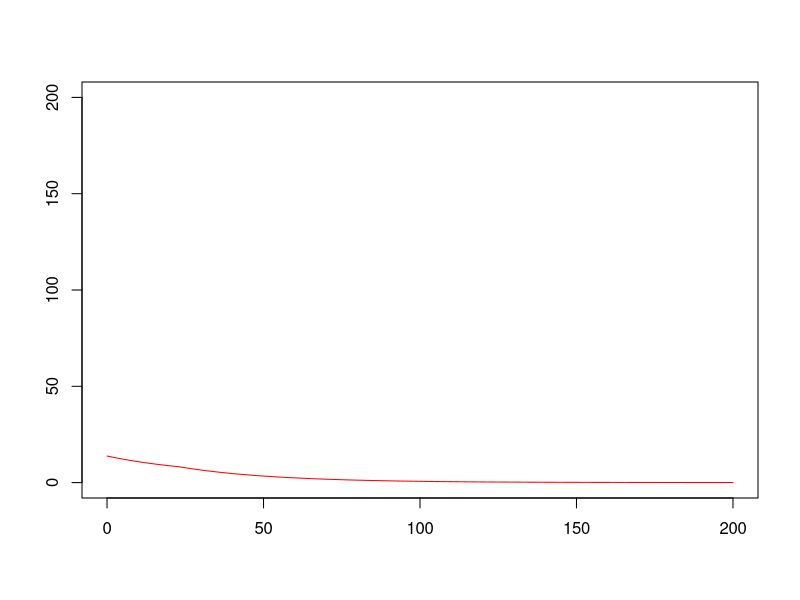

Reproduce this figure in R. (Note: this script raises an error after producing the figure.)
# "Modified Gauss-Newton algorithm" to fit endoderm GRN Tier model to transcriptomics data
# From "Recursive feedforward loops govern robust cell fate lockdown during C. elegans embryogenesis"
# by Chee Kiang Ewe, Erica M. Sommermann, Josh Kenchel, Sagen E. Flowers, Morris F. Maduro, and Joel H. Rothman
# UC Santa Barbara, UC Riverside, and UC Los Angeles
# Updated 13 March 2022 by Josh Kenchel
# jkenchel#ucsb.edu

# *** Recommended to run in R STUDIO to keep all plots in one window. ***
# Program takes parameter guesses, changes some parameter values randomly, runs model,
# calculates sum of squared differences, and keeps new values if less than previous sum of squares.
# Program iterates nGen times, changing parameter values with probability mu.
# New parameter values are drawn from normal distribution with mean of current value and SD of mutationSD multiplied by current value.

# IF RUNNING PROGRAM FOR FIRST TIME:
#   It should be okay to run as-is.
# IF ITERATING ON PREVIOUSLY EVOLVED VALUES STORED IN bestParamGuesses IN THE WORKSPACE:
# set this value to TRUE
iterating <- FALSE

#Sets least squares value to Infinite if this is the first time running the program in this workspace
if(!iterating){
  leastSquares <- Inf
}

# Settings for evolution (fitting) of model parameters
nGen <- 1000 #number of generations (cycles)
mu <- 0.05 #probability that a parameter gets mutated to a new value

# Given mutation, the standard deviation (as a percent of current value) of the normal distribution
# with mean of the current value from which to draw a new value
mutationSD <- 0.1

# Parameter names described in the supplementary text and files
paramNames <- c("delta", #Native degradation rate
                "a1", #SKN-1 activation of med-2
                "a2", #SKN-1 activation of med-1
                "a3", #SKN-1 activation of end-3
                "a4", #SKN-1 activation of end-1
                "a6", #MED-2 activation of end-3
                "a17", #MED-2 activation of end-1
                "a7", #MED-1 activation of end-3
                "a8", #MED-1 activation of end-1
                "a9", #POP-1 activation of end-3
                "a10", #POP-1 activation of end-1
                "a12", #END-3 activation of elt-7
                "a13", #END-1 activation of elt-7
                "a14", #END-3 activation of elt-2
                "a15", #END-1 activation of elt-2
                "f1", #ELT-7 feedback
                "f2", #ELT-2 feedback
                "theta1", #Threshold required for ELT-7 feedback (ppm)
                "theta2", #Threshold required for ELT-2 feedback (ppm)
                "tau") #Transcription-activation delay (min)

# Parameter values used in the paper and listed in the supplementary file
bestParams <- c(
  3.278295e-02, #delta, Native degradation rate
  4.666656e-03, #a1, SKN-1 activation of med-2
  3.789606e-02, #a2, SKN-1 activation of med-1
  2.546014e-02, #a3, SKN-1 activation of end-3
  7.088873e-18, #a4, SKN-1 activation of end-1
  3.473743e-02, #a6, MED-2 activation of end-3
  4.436445e-18, #a17, MED-2 activation of end-1
  2.181668e-17, #a7, MED-1 activation of end-3
  2.048436e-01, #a8, MED-1 activation of end-1
  7.410022e-02, #a9, POP-1 activation of end-3
  8.742976e-17, #a10, POP-1 activation of end-1
  1.074840e-01, #a12, END-3 activation of elt-7
  1.559075e-17, #a13, END-1 activation of elt-7
  2.219584e-18, #a14, END-3 activation of elt-2
  3.344716e-02, #a15, END-1 activation of elt-2
  1.185834e-01, #f1, ELT-7 feedback
  3.839391e-01, #f2, ELT-2 feedback
  1.216969e+02, #theta1, Threshold required for ELT-7 feedback (ppm)
  2.141869e+01, #theta2, Threshold required for ELT-2 feedback (ppm)
  5.184828e+01 #tau, Transcription-activation delay (min)
)

#If iterating on previously fitted values, parameter guesses will be drawn from bestParamGuesses data frame in the workspace.
#If running for the first time, bestParamGuesses will be reset to the published values.
if(!iterating){
  bestParamGuesses <- data.frame(parameter = paramNames, guess = bestParams)
}

# This line draws the parameter values back out of the bestParamGuesses data frame (to allow for iteration)
bestParams <- bestParamGuesses[, "guess"]
nParams <- length(bestParams)

#Switches to make knockout mutants
#Currently not used -- leave as FALSE
skn1ko <- FALSE
pop1ko <- FALSE
med2ko <- FALSE
med1ko <- FALSE
end3ko <- FALSE
end1ko <- FALSE
elt7ko <- FALSE
elt2ko <- FALSE

# Time settings
tEnd <- 200 #min
dt <- 0.01 #time step for Euler approximation
nTimepoints <- tEnd/dt + 1
times <- seq(0, tEnd, by = dt)

#Initial conditions (ppm)
skn1_0 <- 23
pop1_0 <- 3
med2_0 <- 13.8
med1_0 <- 5.6
end3_0 <- 5.3
end1_0 <- 0
elt7_0 <- 0
elt2_0 <- 0

#SKN-1 and POP-1 settings for square wave
skn1offTime <- 23 #min
pop1onTime <- 23 #min
pop1offTime <- 41 #min

####################################################################################################

# Load transcriptomics data used to fit model (units of time and ppm)
time <- c(0,23,41,53,66,83,101,122,143,186)
med2 <- c(13.8,13.8,0,0,0,0,0,0,0,0)
med1 <- c(5.6,5.3,0.4,0,0,0,0,0,0,0)
end3 <- c(5.3,11.0,18.0,17.0,17.0,23.0,0,0,0,0)
end1 <- c(0,7,17,26,35,49,62,36,45,0)
elt7 <- c(0,0.5,9,12,27,24,38,47,36,27)
elt2 <- c(0,0,0,0,0,0,0,0,53,134)
FFdataFit <- data.frame(time,med2,med1,end3,end1,elt7,elt2)

####################################################################################################

#Begin evolution (fitting) of model with nGen generations (cycles) of iteration
for(gen in 1:nGen){
  
  #Print progress to the console every 100 generations
  if(gen/100 == round(gen/100)){
    cat("Simulation ", gen, " of ", nGen, ", sum of squares = ", leastSquares, "\n")
  }
  
  #Transfer parameter values to another vector for mutation and testing
  testParams <- bestParams
  
  # Introduce mutations (change random parameter values randomly)
  mutation <- runif(nParams) < mu #Creates logical vector of length nParams dictating whether each parameter will be changed (TRUE) or not (FALSE)
  newParams <- abs(rnorm(nParams, mean = 1, sd = mutationSD)*testParams) # new values to be assigned to parameters for which mutation is TRUE
  testParams <- testParams*(!mutation) + newParams*mutation #combine current values for unchanged parameters with new values for mutated parameters
  
  # Store parameter values to be tested in their respective named vectors
  delta <- testParams[1]
  a1 <- testParams[2]
  a2 <- testParams[3]
  a3 <- testParams[4]
  a4 <- testParams[5]
#  a5 <- testParams[6]
  a6 <- testParams[6]
  a17 <- testParams[7]
  a7 <- testParams[8]
  a8 <- testParams[9]
  a9 <- testParams[10]
  a10 <- testParams[11]
#  a11 <- testParams[12]
  a12 <- testParams[12]
  a13 <- testParams[13]
  a14 <- testParams[14]
  a15 <- testParams[15]
#  a16 <- testParams[14]
  f1 <- testParams[16]
  f2 <- testParams[17]
  theta1 <- testParams[18]
  theta2 <- testParams[19]
  tau <- testParams[20]
  
  #Calculate number of timepoints represented by transcription-activation delay tau
  txnDelayTimepoints <- round(tau/dt)
  
  #SKN-1 and POP-1 initial on or off settings
  skn1on <- TRUE
  pop1on <- FALSE

  #Creating vectors to store expression level time series for all genes
  med2 <- numeric(nTimepoints)
  med1 <- numeric(nTimepoints)
  end3 <- numeric(nTimepoints)
  end1 <- numeric(nTimepoints)
  elt7 <- numeric(nTimepoints)
  elt2 <- numeric(nTimepoints)
  med2[1] <- med2_0*(-1*(med2ko - 1))
  med1[1] <- med1_0*(-1*(med1ko - 1))
  end3[1] <- end3_0*(-1*(end3ko - 1))
  end1[1] <- end1_0*(-1*(end1ko - 1))
  elt7[1] <- elt7_0*(-1*(elt7ko - 1))
  elt2[1] <- elt2_0*(-1*(elt2ko - 1))
  
  # This is the model code, mostly the same as in endoderm_GRN_model.R
  for(i in 1:(nTimepoints-1)){
    
    # Logical gates to create square waves for SKN-1 and POP-1
    if(times[i] > skn1offTime){
      skn1on <- FALSE
    }
    if(times[i] > pop1onTime){
      pop1on <- TRUE
    }
    if(times[i] > pop1offTime){
      pop1on <- FALSE
    }
    
    #Conditions at t_i
    skn1 <- skn1_0*skn1on*!skn1ko
    pop1 <- pop1_0*pop1on*!pop1ko
    med2_i <- med2[i]
    med1_i <- med1[i]
    end3_i <- end3[i]
    end1_i <- end1[i]
    elt7_i <- elt7[i]
    elt2_i <- elt2[i]
    
    # Calculation of timepoint used for activation due to transcription-activation delay
    txnEffectTimepoint <- max(c(1, i - txnDelayTimepoints))
    med2_prev <- med2[txnEffectTimepoint]
    med1_prev <- med1[txnEffectTimepoint]
    end3_prev <- end3[txnEffectTimepoint]
    end1_prev <- end1[txnEffectTimepoint]
    elt7_prev <- elt7[txnEffectTimepoint]
    elt2_prev <- elt2[txnEffectTimepoint]
    
    # System of differential equations described in supplemental text
    # Conditions at t_i used to calculate rates of change
    dmed2 <- (skn1*a1 - delta*med2_i)*!med2ko
    dmed1 <- (skn1*a2 - delta*med1_i)*!med1ko
    dend3 <- (skn1*a3 + med1_prev*a7 + med2_prev*a6 + pop1*a9 - delta*end3_i)*!end3ko
    dend1 <- (skn1*a4 + med2_prev*a17 + med1_prev*a8 + pop1*a10 - delta*end1_i)*!end1ko
    delt7 <- (end1_prev*a13 + end3_prev*a12 + f1*(elt7_prev>theta1)*elt7_prev - delta*elt7_i)*!elt7ko
    delt2 <- (end1_prev*a15 + end3_prev*a14 + f2*(elt2_prev>theta2)*elt2_prev - delta*elt2_i)*!elt2ko
    
    # Calculation of conditions at t_i+1 given the derivatives and time step dt
    med2[i+1] <- med2_i + dt*dmed2
    med1[i+1] <- med1_i + dt*dmed1
    end3[i+1] <- end3_i + dt*dend3
    end1[i+1] <- end1_i + dt*dend1
    elt7[i+1] <- elt7_i + dt*delt7
    elt2[i+1] <- elt2_i + dt*delt2
  }
  
  # Calculate sum of squared differences between model predictions and transcriptomics data
  simData <- data.frame(med2, med1, end3, end1, elt7, elt2)
  sumOfSquares <- 0
  for(i in 1:nrow(FFdataFit)){
    fitTime <- FFdataFit[i,"time"]
    sumOfSquares <- sumOfSquares + sum((FFdataFit[i, 2:7] - simData[which(times == fitTime),])^2)
  }
  
  # If sum of squares is less than before, replace parameter values with testParams and plot the model run
  # Otherwise, bestParams remains intact
  if(sumOfSquares < leastSquares){
    leastSquares <- sumOfSquares
    bestParams <- testParams
    plot(y=med2, x=times, type = "l", ylab = "[Transcript] (ppm)", xlab = "Time post 4-cell stage (min)", 
         col = "red", ylim = c(0,200), xlim = c(0,200),
         main = graphTitle)
    lines(y=med1, x=times, type = "l", col = "orange")
    lines(y=end3, x=times, type = "l", col = "green")
    lines(y=end1, x=times, type = "l", col = "skyblue")
    lines(y=elt7, x=times, type = "l", col = "blue")
    lines(y=elt2, x=times, type = "l", col = "purple")
    legend("topleft", legend = c("med-2", "med-1", "end-3", "end-1", "elt-7", "elt-2"),
           col = c("red", "orange", "green", "skyblue", "blue", "purple"), lwd = 1)
  }
}

#Make graph of gene expression levels for final parameter values
plot(y=med2, x=times, type = "l",
     ylab = "[Transcript] (ppm)", xlab = "Time post 4-cell stage (min)", 
     col = "red", ylim = c(0,200), xlim = c(0,200),
     main = graphTitle)
lines(y=med1, x=times, type = "l", col = "orange")
lines(y=end3, x=times, type = "l", col = "green")
lines(y=end1, x=times, type = "l", col = "skyblue")
lines(y=elt7, x=times, type = "l", col = "blue")
lines(y=elt2, x=times, type = "l", col = "purple")
legend("topleft", legend = c("med-2", "med-1", "end-3", "end-1", "elt-7", "elt-2"),
       col = c("red", "orange", "green", "skyblue", "blue", "purple"), lwd = 1)

# Store evolved parameters and print to console
bestParamGuesses <- data.frame(parameter = paramNames, guess = bestParams)
print(bestParamGuesses)